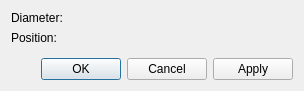
<?xml version="1.0" encoding="UTF-8"?>
<ui version="4.0">
 <class>librepcb::editor::HolePropertiesDialog</class>
 <widget class="QDialog" name="librepcb::editor::HolePropertiesDialog">
  <property name="geometry">
   <rect>
    <x>0</x>
    <y>0</y>
    <width>304</width>
    <height>91</height>
   </rect>
  </property>
  <property name="windowTitle">
   <string>Hole Properties</string>
  </property>
  <layout class="QVBoxLayout" name="verticalLayout">
   <item>
    <layout class="QFormLayout" name="formLayout">
     <item row="0" column="0">
      <widget class="QLabel" name="label_6">
       <property name="text">
        <string>Diameter:</string>
       </property>
      </widget>
     </item>
     <item row="1" column="0">
      <widget class="QLabel" name="label_4">
       <property name="text">
        <string>Position:</string>
       </property>
      </widget>
     </item>
     <item row="1" column="1">
      <layout class="QHBoxLayout" name="horizontalLayout">
       <item>
        <widget class="librepcb::editor::LengthEdit" name="edtPosX" native="true"/>
       </item>
       <item>
        <widget class="librepcb::editor::LengthEdit" name="edtPosY" native="true"/>
       </item>
      </layout>
     </item>
     <item row="0" column="1">
      <widget class="librepcb::editor::PositiveLengthEdit" name="edtDiameter" native="true"/>
     </item>
    </layout>
   </item>
   <item>
    <widget class="QDialogButtonBox" name="buttonBox">
     <property name="orientation">
      <enum>Qt::Horizontal</enum>
     </property>
     <property name="standardButtons">
      <set>QDialogButtonBox::Apply|QDialogButtonBox::Cancel|QDialogButtonBox::Ok</set>
     </property>
    </widget>
   </item>
  </layout>
 </widget>
 <customwidgets>
  <customwidget>
   <class>librepcb::editor::LengthEdit</class>
   <extends>QWidget</extends>
   <header location="global">librepcb/editor/widgets/lengthedit.h</header>
   <container>1</container>
  </customwidget>
  <customwidget>
   <class>librepcb::editor::PositiveLengthEdit</class>
   <extends>QWidget</extends>
   <header location="global">librepcb/editor/widgets/positivelengthedit.h</header>
   <container>1</container>
  </customwidget>
 </customwidgets>
 <tabstops>
  <tabstop>edtDiameter</tabstop>
  <tabstop>edtPosX</tabstop>
  <tabstop>edtPosY</tabstop>
 </tabstops>
 <resources/>
 <connections/>
</ui>
